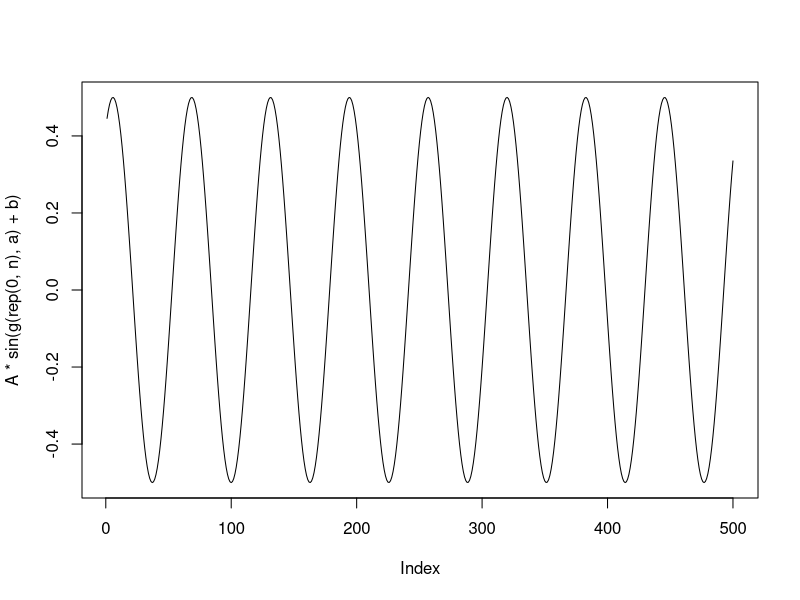
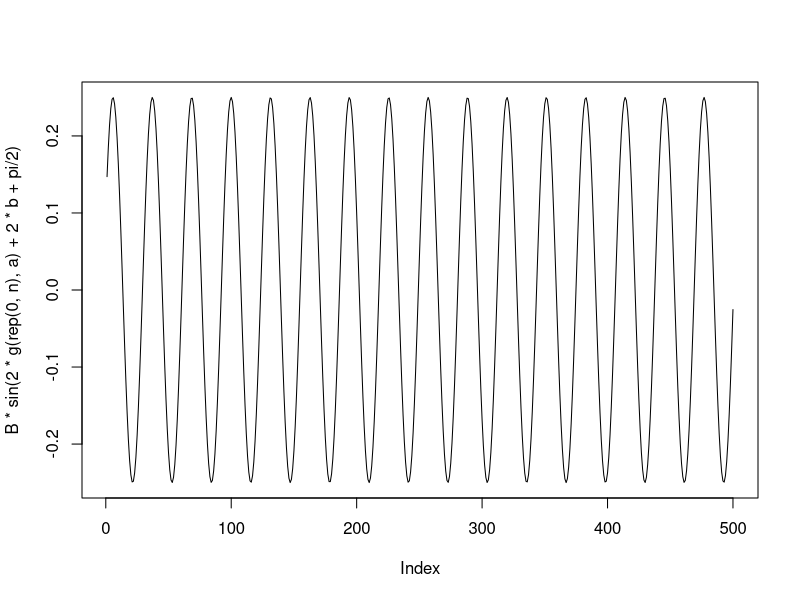
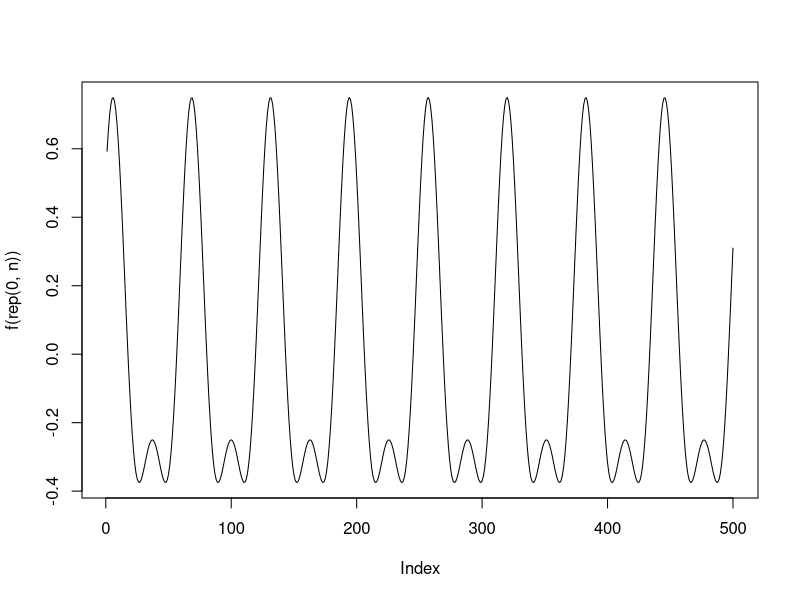
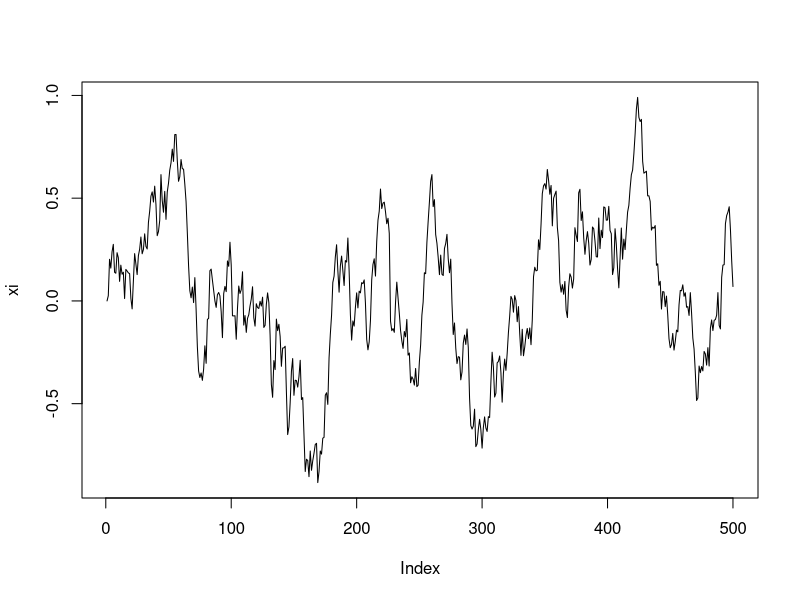
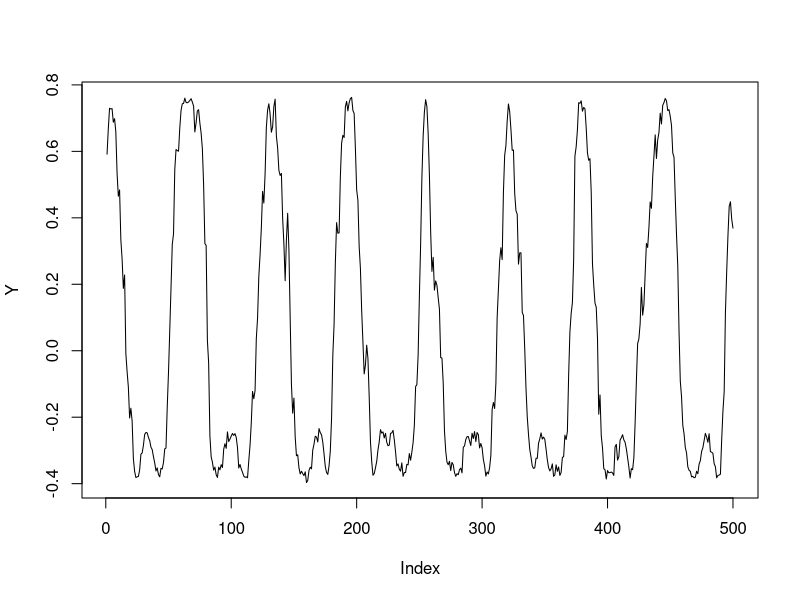

Write the R code that produced these figures, in order. (Note: this script raises an error after producing the figures.)
## ---- chunk 1
set.seed(15)
## ---- chunk 2
# parameters
A <- 1 / 2
B <- -1 / 4
b <- 1
a <- 0.1
beta <- 0.05
sigma <- 0.1
omega <- 0.01
Delta <- 1
psi <- exp(-Delta * beta)
gamma <- sigma / sqrt(beta)

n <- 500
x <- 1:n

# functions
g <- function (xi, a.arg = a) {
  a.arg * x + xi
}
f <- function (xi, A.arg = A, a.arg = a, B.arg = B, b.arg = b) {
  A.arg * sin(g(xi, a.arg) + b.arg) +
          B.arg * sin(2 * g(xi, a.arg) + 2 * b.arg + pi / 2)
}
rxi <- function (xi, psi.arg = psi, gamma.arg = gamma) {
  for (i in 2:length(xi)) {
    xi[[i]] <- xi[[i - 1]] * psi.arg + rnorm(1, 0, gamma.arg * sqrt((1 - psi.arg^2) / 2))
  }
  return(xi)
}
## ---- chunk 3
plot(A * sin(g(rep(0, n), a) + b), type = "l")
## ---- chunk 4
plot(B * sin(2 * g(rep(0, n), a) + 2 * b + pi / 2), type = "l")
## ---- chunk 5
plot(f(rep(0, n)), type = "l")
## ---- chunk 6
xi <- rxi(rep(0, n))

plot(xi, type = "l")
## ---- chunk 7
Y <- f(xi) + rnorm(n, 0, omega)

plot(Y, type = "l")
## ---- chunk 8
# function
log.lik <- function (xi.arg, omega.arg = omega, psi.arg = psi, gamma.arg = gamma) {
  return(sum(dnorm(Y, f(xi.arg), omega.arg, log = TRUE)) +
         sum(dnorm(xi.arg[2:length(xi.arg)], xi.arg[1:(length(xi.arg) - 1)] * psi.arg,
                   gamma.arg * sqrt((1 - psi.arg^2) / 2), log = TRUE)))
}
## ---- chunk 9
M <- 250000
delta <- .005
delta.all <- rep(0, M)
delta.ar <- 0.001

xi.mcmc <- matrix(nrow = M, ncol = n)
xi.c <- rnorm(n, 0, .1)
accepted.n <- 0
accepted.all <- rep(0, M)
accepted.rate.all <- rep(0, M)
acceptance.target <- .23

for (k in 1:M) {
  xi.p <- xi.c + rnorm(n, 0, delta)
  log.prob <- min(1, log.lik(xi.p) - log.lik(xi.c))
  if (log(runif(1)) < log.prob) {
    xi.c <- xi.p
    accepted.all[[k]] <- 1
    accepted.n <- accepted.n + 1
  }
  xi.mcmc[k, ] <- xi.c

  # adaptative variance
  acceptance.rate <- accepted.n / k
  accepted.rate.all[[k]] <- acceptance.rate
  delta.all[[k]] <- delta
  if (acceptance.rate < acceptance.target * (1 - .1)) {
    delta <- delta * (1 - delta.ar)
  } else if (acceptance.rate > acceptance.target * (1 + .1)) {
    delta <- delta * (1 + delta.ar)
  }
}

plot(xi, type = "l", col = "blue",
     ylim = c(min(min(xi.mcmc[nrow(xi.mcmc), ]), min(xi)), max(max(xi.mcmc[nrow(xi.mcmc), ]), max(xi))))
lines(xi.mcmc[nrow(xi.mcmc), ], type = "l", col = "red")
## ---- chunk 10
print(acceptance.rate)
## ---- chunk 11
plot(accepted.rate.all, type = "l")
abline(h = acceptance.target, lty = "dashed", col = "red")
## ---- chunk 12
plot(delta.all, type = "l")
## ---- chunk 13
plot(Y, type = "l", col = "blue")
lines(f(xi.mcmc[nrow(xi.mcmc), ]), type = "l", col = "red")
## ---- chunk 14
M <- 500
delta <- rep(.05, n)
delta.ar <- 0.01

xi.mcmc <- matrix(nrow = M, ncol = n)
xi.c <- rnorm(n, 0, .1)
accepted.n <- rep(0, n)
acceptance.rate <- rep(0, n)
acceptance.target <- .23

for (k in 1:M) {
  for (i in 1:n) {
    xi.p <- xi.c
    xi.p[[i]] <- rnorm(1, xi.p[[i]], delta[[i]])
    log.prob <- min(1, log.lik(xi.p) - log.lik(xi.c))
    if (log(runif(1)) < log.prob) {
      xi.c <- xi.p
      accepted.n[[i]] <- accepted.n[[i]] + 1
    }

    # adaptative variance
    acceptance.rate[[i]] <- accepted.n[[i]] / k
    if (acceptance.rate[[i]] < acceptance.target * (1 - .1)) {
      delta[[i]] <- delta[[i]] * (1 - delta.ar)
    } else if (acceptance.rate[[i]] > acceptance.target * (1 + .1)) {
      delta[[i]] <- delta[[i]] * (1 + delta.ar)
    }
  }
  xi.mcmc[k, ] <- xi.c
}

plot(xi, type = "l", col = "blue",
     ylim = c(min(min(xi.mcmc[nrow(xi.mcmc), ]), min(xi)), max(max(xi.mcmc[nrow(xi.mcmc), ]), max(xi))))
lines(xi.mcmc[nrow(xi.mcmc), ], type = "l", col = "red")
## ---- chunk 15
plot(acceptance.rate)
abline(h = acceptance.target, lty = "dashed", col = "red")
## ---- chunk 16
plot(delta)
## ---- chunk 17
plot(Y, type = "l", col = "blue")
lines(f(xi.mcmc[nrow(xi.mcmc), ]), type = "l", col = "red")
